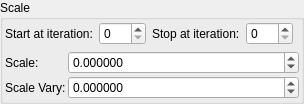
    <widget class="QGroupBox" name="groupBox_3">
     <property name="title">
      <string>Scale</string>
     </property>
     <layout class="QVBoxLayout" name="verticalLayout_7">
      <property name="leftMargin">
       <number>2</number>
      </property>
      <property name="topMargin">
       <number>2</number>
      </property>
      <property name="rightMargin">
       <number>2</number>
      </property>
      <property name="bottomMargin">
       <number>2</number>
      </property>
      <item>
       <layout class="QGridLayout" name="gridLayout_14">
        <item row="0" column="1">
         <widget class="MySpinBox" name="spinboxInt_transf_start_iterations_A">
          <property name="sizePolicy">
           <sizepolicy hsizetype="Minimum" vsizetype="Maximum">
            <horstretch>0</horstretch>
            <verstretch>0</verstretch>
           </sizepolicy>
          </property>
          <property name="minimum">
           <number>0</number>
          </property>
          <property name="maximum">
           <number>999</number>
          </property>
          <property name="value">
           <number>0</number>
          </property>
         </widget>
        </item>
        <item row="0" column="3">
         <widget class="MySpinBox" name="spinboxInt_transf_stop_iterations_A">
          <property name="sizePolicy">
           <sizepolicy hsizetype="Preferred" vsizetype="Maximum">
            <horstretch>0</horstretch>
            <verstretch>0</verstretch>
           </sizepolicy>
          </property>
          <property name="maximum">
           <number>999</number>
          </property>
         </widget>
        </item>
        <item row="0" column="2">
         <widget class="QLabel" name="label_48">
          <property name="text">
           <string>Stop at iteration:</string>
          </property>
         </widget>
        </item>
        <item row="1" column="0" colspan="5">
         <layout class="QGridLayout" name="gridLayout_30" columnstretch="0,1">
          <property name="spacing">
           <number>2</number>
          </property>
          <item row="0" column="0">
           <widget class="QLabel" name="label_140">
            <property name="text">
             <string>Scale:</string>
            </property>
           </widget>
          </item>
          <item row="0" column="1">
           <widget class="MyDoubleSpinBox" name="spinbox_mandelbox_scale">
            <property name="sizePolicy">
             <sizepolicy hsizetype="Minimum" vsizetype="Maximum">
              <horstretch>0</horstretch>
              <verstretch>0</verstretch>
             </sizepolicy>
            </property>
            <property name="prefix">
             <string/>
            </property>
            <property name="suffix">
             <string/>
            </property>
            <property name="decimals">
             <number>6</number>
            </property>
            <property name="minimum">
             <double>-100000.000000000000000</double>
            </property>
            <property name="maximum">
             <double>100000.000000000000000</double>
            </property>
            <property name="singleStep">
             <double>0.100000000000000</double>
            </property>
           </widget>
          </item>
          <item row="1" column="1">
           <widget class="MyDoubleSpinBox" name="spinbox_mandelbox_vary_scale_vary">
            <property name="sizePolicy">
             <sizepolicy hsizetype="Minimum" vsizetype="Maximum">
              <horstretch>0</horstretch>
              <verstretch>0</verstretch>
             </sizepolicy>
            </property>
            <property name="prefix">
             <string/>
            </property>
            <property name="suffix">
             <string/>
            </property>
            <property name="decimals">
             <number>6</number>
            </property>
            <property name="minimum">
             <double>-100000.000000000000000</double>
            </property>
            <property name="maximum">
             <double>100000.000000000000000</double>
            </property>
            <property name="singleStep">
             <double>0.100000000000000</double>
            </property>
           </widget>
          </item>
          <item row="1" column="0">
           <widget class="QLabel" name="label_142">
            <property name="text">
             <string>Scale Vary:</string>
            </property>
           </widget>
          </item>
         </layout>
        </item>
        <item row="0" column="0">
         <widget class="QLabel" name="label_66">
          <property name="text">
           <string>Start at iteration:</string>
          </property>
         </widget>
        </item>
       </layout>
      </item>
     </layout>
    </widget>
